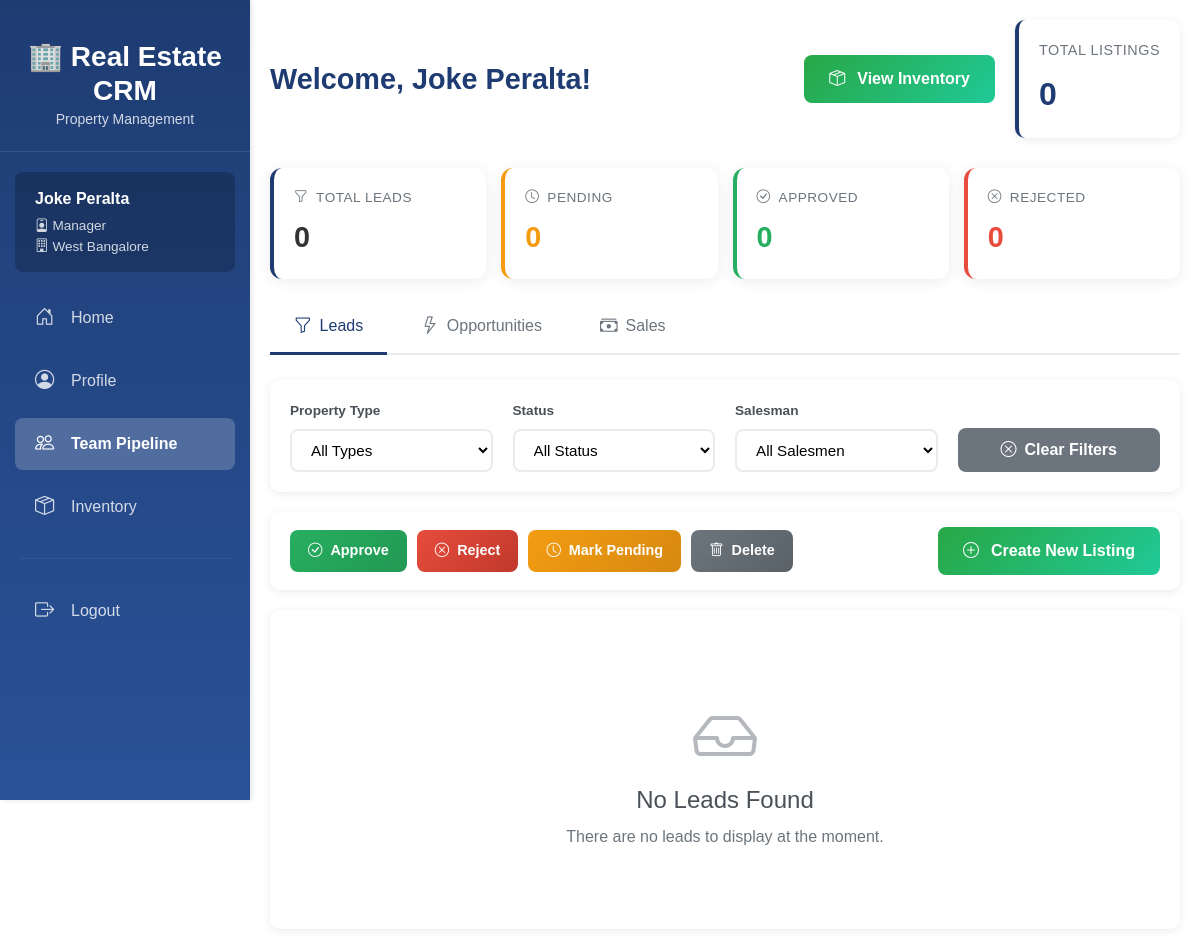
The page /dashboard/manager/ (signed in) on the database as committed earlier.
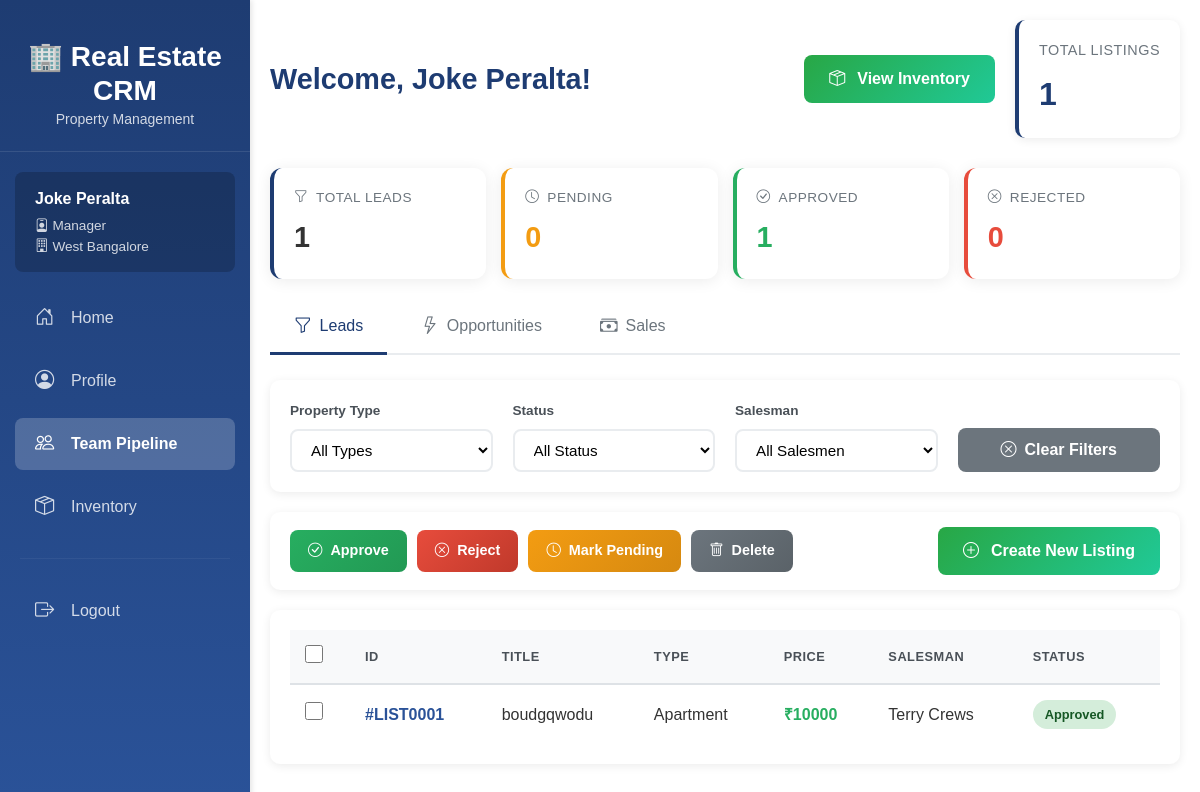
The same page on the database as committed later.
### inventory/models.py (models this page shows, shortened)
class Listing(models.Model):
    class typeChoices(models.TextChoices):
        VILLA = "Villa", "Villa"
        APARTMENT = "Apartment", "Apartment"
        WAREHOUSE = "Warehouse", "Warehouse"
        RETAIL_STORE = "Retail", "Retail Store"
        OFFICE_SPACE = "Office", "Office Space"
    class leadStatusChoices(models.TextChoices):
        PENDING = "Pending", "Pending Approval"
        REJECTED = "Rejected", "Rejected"
        APPROVED = "Approved", "Approved"
    class oppStatusChoices(models.TextChoices):
        PROSPECTING = "Prospecting", "Prospecting"
        NEGOTIATING = "Negotiating", "Negotiating"
        PENDING = "Pending", "Pending Approval"
        REJECTED = "Rejected", "Rejected"
        APPROVED = "Approved", "Approved"
    class saleStatusChoices(models.TextChoices):
        PROCESSING = "Processing", "Processing"
        CLOSED_WON = "ClosedW", "Closed Won"
        CLOSED_LOST = "ClosedL", "Closed Lost"
    id = models.CharField(max_length=10, primary_key=True)
    branch  = models.ForeignKey(
        'org.Branch',
        on_delete=models.CASCADE,
        related_name='listings'
    )
    type = models.TextField(
        choices=typeChoices.choices,
        default=typeChoices.VILLA)
    proposed_price = models.DecimalField(max_digits=12, decimal_places=2)
    title = models.CharField(max_length=200)
    address = models.TextField()
    city = models.CharField(max_length=100)
    lead_status = models.TextField(
        choices=leadStatusChoices.choices,
        default=leadStatusChoices.PENDING
    )
    lead_approved_by = models.ForeignKey(
        'accounts.User',
        on_delete=models.SET_NULL,
        null=True,
        blank=True,
        related_name='approved_leads'
    )
    lead_approved_at = models.DateTimeField(null=True, blank=True)
    opp_status = models.TextField(
        choices=oppStatusChoices.choices,
        null=True, blank=True
    )
    opp_approved_by = models.ForeignKey(
        'accounts.User',
        on_delete=models.SET_NULL,
        null=True,
        blank=True,
        related_name='approved_opportunities'
    )
    opp_approved_at = models.DateTimeField(null=True, blank=True)
    opp_price = models.DecimalField(max_digits=12, decimal_places=2, null=True, blank=True)
    sale_status = models.TextField(
        choices=saleStatusChoices.choices,
        null=True, blank=True
    )
    sale_closed_at = models.DateTimeField(null=True, blank=True)
    sale_price = models.DecimalField(max_digits=12, decimal_places=2, null=True, blank=True)
    created_at = models.DateTimeField(auto_now_add=True)
    updated_at = models.DateTimeField(auto_now=True)
    is_active = models.BooleanField(default=True)
    assigned_salesman = models.ForeignKey(
        'accounts.User',
        on_delete=models.SET_NULL,
        null=True,
        blank=True,
        related_name='assigned_salesmen',
        limit_choices_to={'role': 'Salesman'},
    )
    comments = models.CharField(null=True, max_length=100, blank=True)

### accounts/models.py (models this page shows, shortened)
class User(AbstractUser):
    class Role(models.TextChoices):
        CEO = "CEO", "CEO",
        MANAGER = "Manager", "Manager",
        SALESMAN = "Salesman", "Salesman"
    role = models.CharField(
        max_length=20,
        choices=Role.choices,
        default=Role.SALESMAN
    )
    branch = models.ForeignKey(
        'org.Branch',
        on_delete=models.SET_NULL,
        null=True,
        blank=True,
        related_name='users'
    )

### dashboards/views.py (the view, shortened to what this page needs)
# urls.py: path('manager/', views.manager_dashboard, name='manager_dashboard'),
@login_required
@user_passes_test(is_manager)
def manager_dashboard(request):
    listings = listings_visible_to(request.user)
    lead_count = listings.filter(
        Q(lead_status=Listing.leadStatusChoices.PENDING) |
        Q(lead_status=Listing.leadStatusChoices.APPROVED) |
        Q(lead_status=Listing.leadStatusChoices.REJECTED)).count()
    lead_active_count = listings.filter(lead_status=Listing.leadStatusChoices.PENDING).count()
    lead_approved_count = listings.filter(lead_status=Listing.leadStatusChoices.APPROVED).count()
    lead_rejected_count = listings.filter(lead_status=Listing.leadStatusChoices.REJECTED).count()
    opp_count = listings.filter(
        Q(opp_status=Listing.oppStatusChoices.PENDING) |
        Q(opp_status=Listing.oppStatusChoices.PROSPECTING) |
        Q(opp_status=Listing.oppStatusChoices.NEGOTIATING) |
        Q(opp_status=Listing.oppStatusChoices.APPROVED) |
        Q(opp_status=Listing.oppStatusChoices.REJECTED)).count()
    opp_active_count = listings.filter(
        Q(opp_status=Listing.oppStatusChoices.PENDING) |
        Q(opp_status=Listing.oppStatusChoices.PROSPECTING) |
        Q(opp_status=Listing.oppStatusChoices.NEGOTIATING)).count()
    opp_approved_count = listings.filter(opp_status=Listing.oppStatusChoices.APPROVED).count()
    opp_rejected_count = listings.filter(opp_status=Listing.oppStatusChoices.REJECTED).count()
    sale_count = listings.filter(
        Q(sale_status=Listing.saleStatusChoices.PROCESSING) |
        Q(sale_status=Listing.saleStatusChoices.CLOSED_WON) |
        Q(sale_status=Listing.saleStatusChoices.CLOSED_LOST)).count()
    sale_active_count = listings.filter(sale_status=Listing.saleStatusChoices.PROCESSING).count()
    sale_won_count = listings.filter(sale_status=Listing.saleStatusChoices.CLOSED_WON).count()
    sale_lost_count = listings.filter(sale_status=Listing.saleStatusChoices.CLOSED_LOST).count()
    stage = request.POST.get('stage', 'lead')
    context = {
        'listings': listings,
        'lead_count': lead_count,
        'lead_active_count': lead_active_count,
        'lead_approved_count': lead_approved_count,
        'lead_rejected_count': lead_rejected_count,
        'opp_count': opp_count,
        'opp_active_count': opp_active_count,
        'opp_approved_count': opp_approved_count,
        'opp_rejected_count': opp_rejected_count,
        'sale_count': sale_count,
        'sale_active_count': sale_active_count,
        'sale_won_count': sale_won_count,
        'sale_lost_count': sale_lost_count,
        'stage': stage
    }
    return render(request, 'dashboards/manager_dashboard.html', context)

### dashboards/views.py (called while the page is built)
def is_manager(user):
    return user.groups.filter(name='Manager').exists()

### inventory/views.py (called while the page is built)
def listings_visible_to(user):
    if not user.is_authenticated:
        return Listing.objects.none()
    if user.role == 'Salesman':
        return Listing.objects.filter(
            branch=user.branch,
            assigned_salesman=user
        )
    elif user.role == 'Manager':
        return Listing.objects.filter(branch=user.branch)
    elif user.role == 'CEO':
        return Listing.objects.all()
    return Listing.objects.none()

### dashboards/templates/dashboards/manager_dashboard.html (shortened to what the changed rows need)
{% extends 'base.html' %}
{% load static %}
{% block extra_css %}
<link rel="stylesheet" href="{% static 'css/dashboard.css' %}">
<link rel="stylesheet" href="{% static 'css/components.css' %}">
{% endblock %}
{% block content %}
<div class="dashboard-header">
    <h1 class="dashboard-welcome">Welcome, {{ user.get_full_name|default:user.username }}!</h1>
    <div class="stats-overview-card">
        <div class="stats-title">Total Listings</div>
        <div class="stats-value">{{ listings|length }}</div>
    </div>
</div>
<div class="stats-group active" id="stats-leads">
    <div class="stats-card total">
        <div class="stats-label"><i class="bi bi-funnel"></i> Total Leads</div>
        <div class="stats-number">{{ lead_count }}</div>
    </div>
    <div class="stats-card approved">
        <div class="stats-label"><i class="bi bi-check-circle"></i> Approved</div>
        <div class="stats-number">{{ lead_approved_count }}</div>
    </div>
</div>
<div id="leads" class="tab-content active">
    <form method="post" id="batch-form-leads">
        <div class="table-container">
            {% if listings %}
            <table id="manager-leads-table" class="data-table">
                <thead>
                    <tr>
                        <th><input type="checkbox" id="select_all_leads" onchange="toggleSelectAll(this)"></th>
                        <th>ID</th>
                        <th>Title</th>
                        <th>Type</th>
                        <th>Price</th>
                        <th>Salesman</th>
                        <th>Status</th>
                    </tr>
                </thead>
                <tbody>
                    {% for listing in listings %}
                    {% if listing.lead_status %}
                    <tr>
                        <td>
                            <input type="checkbox" name="listing_ids" value="{{ listing.id }}" class="listing-checkbox">
                        </td>
                        <td>
                            <a href="{% url 'inventory:listing_detail' listing.pk %}" class="id-link">
                                #{{ listing.id }}
                            </a>
                        </td>
                        <td>{{ listing.title }}</td>
                        <td>{{ listing.get_type_display }}</td>
                        <td class="price-cell">₹{{ listing.proposed_price|floatformat:0 }}</td>
                        <td>{{ listing.assigned_salesman.get_full_name|default:listing.assigned_salesman.username|default:"—" }}</td>
                        <td>
                            {% if listing.lead_status == "Pending" %}
                            <span class="status-badge pending">Pending</span>
                            {% elif listing.lead_status == "Approved" %}
                            <span class="status-badge approved">Approved</span>
                            {% elif listing.lead_status == "Rejected" %}
                            <span class="status-badge rejected">Rejected</span>
                            {% else %}
                            <span class="status-badge">{{ listing.get_lead_status_display }}</span>
                            {% endif %}
                        </td>
                    </tr>
                    {% endif %}
                    {% endfor %}
                </tbody>
            </table>
            {% else %}
            <div class="empty-state">
                <i class="bi bi-inbox"></i>
                <h4>No Leads Found</h4>
                <p>There are no leads to display at the moment.</p>
            </div>
            {% endif %}
        </div>
    </form>
</div>
{% endblock %}

Rows that differ between the two databases and show on the page:
added Listing: id "LIST0001", title "boudgqwodu", type "Apartment", proposed_price "10000", assigned_salesman.get_full_name "Terry Crews", lead_status "Approved"
Other text that changed with them:
{{ listings|length }}: "0" → "1"
{{ lead_count }}: "0" → "1"
{{ lead_approved_count }}: "0" → "1"
form field value: (not shown) → "☐"
text no longer shown: "No Leads Found There are no leads to display at the moment."
text now shown: "ID TITLE TYPE PRICE SALESMAN STATUS"
